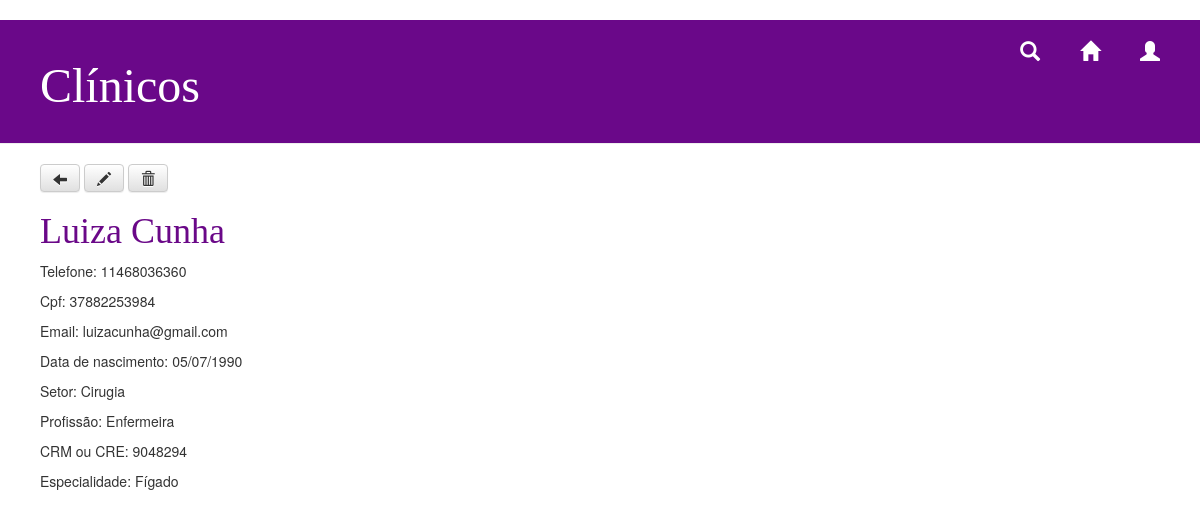
The page /clinico/3/ on the database as committed earlier.
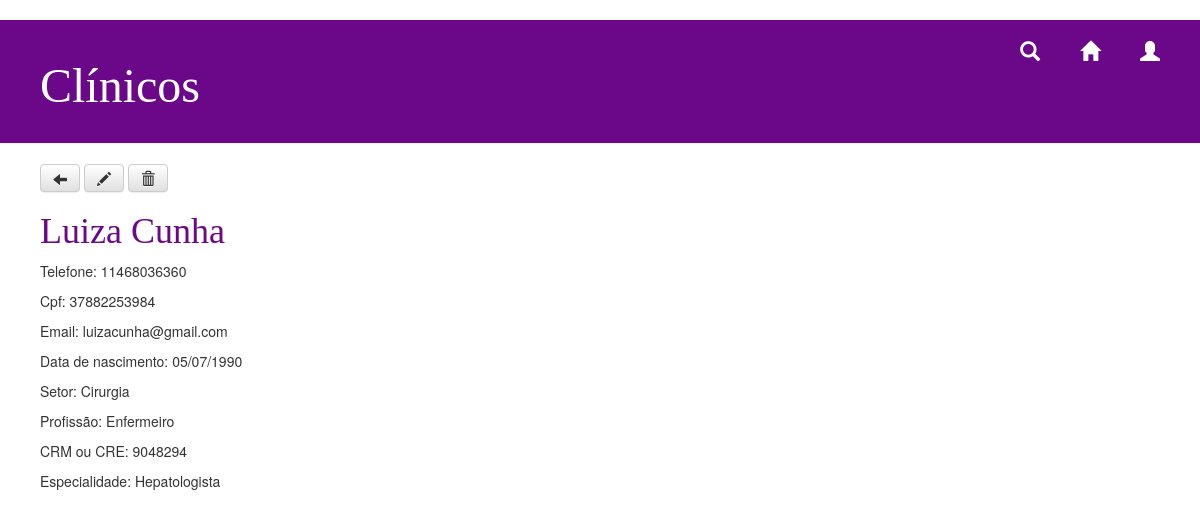
The same page on the database as committed later.
### transplante/models.py (models this page shows, shortened)
class Pessoa (models.Model):
		nome = models.CharField(max_length=200, default = '', verbose_name='Nome')
		telefone = models.CharField(max_length=15, default = '', verbose_name='Telefone')
		cpf = models.CharField(max_length=11, default = '', verbose_name='CPF')
		email = models.CharField(max_length=100, default = '', verbose_name='e-Mail')
		data_nasc = models.CharField(max_length=10, default = '', verbose_name='Data de Nascimento')

class Clinico (Pessoa):
		id_clinico = models.AutoField(primary_key=True)
		setor = models.CharField(max_length=100, default = '', verbose_name='Setor')
		profissao = models.CharField(max_length=50, default = '', verbose_name='Profissão')
		CRM_CRE = models.CharField(max_length=50, default = '', verbose_name='CRM ou CRE')
		especialidade = models.CharField(max_length=100, default = '', verbose_name='Especialidade')

### transplante/views.py (the view)
# urls.py: path('clinico/<int:pk>/', views.clinicos_detail, name='clinicos_detail'),
def clinicos_detail(request, pk):
    clinico = get_object_or_404(Clinico, pk=pk)
    return render(request, 'transplante/clinicos_detail.html', {'clinico': clinico})

### transplante/templates/transplante/clinicos_detail.html (shortened to what this page needs)
{% load staticfiles %}
<html>
    <head>
        <link rel="stylesheet" href="//maxcdn.bootstrapcdn.com/bootstrap/3.2.0/css/bootstrap.min.css">
        <link rel="stylesheet" href="//maxcdn.bootstrapcdn.com/bootstrap/3.2.0/css/bootstrap-theme.min.css">
       <link rel="stylesheet" href="{% static 'css/home.css' %}">
    </head>
    <body>
<div class="page-header">
			<div class="user" allign="right">
		{% if user.is_authenticated %}
		<a href="{% url 'logout'%}?next={{request.path}}">Logout({{ user.get_username }})</a>
		 {% else %}
	<a href="{% url 'login'%}?next={{request.path}}" class="top-menu"><span class="glyphicon glyphicon-user"></span></a>
{% endif %}
	</div>
            <a href="{% url 'home' %}" class="top-menu"><span class="glyphicon glyphicon-home"></span></a>
            <a href="{% url 'busca_clinicos' %}" class="top-menu"><span class="glyphicon glyphicon-search"></span></a>
            <h1>Clínicos</h1>
        </div>
    <div class="content container">
        <div class="row">
            <div>
			<a class="btn btn-default" href="{% url 'lista_clinicos' %}"><span class="glyphicon glyphicon-arrow-left"></span></a>
            <a class="btn btn-default" href="{% url 'clinicos_edit' pk=clinico.pk %}"><span class="glyphicon glyphicon-pencil"></span></a>
            <a class="btn btn-default" href="{% url 'remove_clinico' pk=clinico.pk %}"><span class="glyphicon glyphicon-trash"></span></a>
      <h1><a href="{% url 'clinicos_detail' pk=clinico.pk %}">{{ clinico.nome }}</a></h1>
                    <p>Telefone: {{ clinico.telefone}}</p>
                    <p>Cpf: {{ clinico.cpf}}</p>
                    <p>Email: {{ clinico.email}}</p>
                    <p>Data de nascimento: {{ clinico.data_nasc}}</p>
                    <p>Setor: {{ clinico.setor}}</p>
                    <p>Profissão: {{ clinico.profissao}}</p>
                    <p>CRM ou CRE: {{ clinico.CRM_CRE}}</p>
                    <p>Especialidade: {{ clinico.especialidade|linebreaksbr }}</p>
            </div>
        </div>
    </div>
</body>
</html>

Rows that differ between the two databases and show on the page:
changed Clinico: setor "Cirugia" → "Cirurgia"; profissao "Enfermeira" → "Enfermeiro"; especialidade "Fígado" → "Hepatologista"
